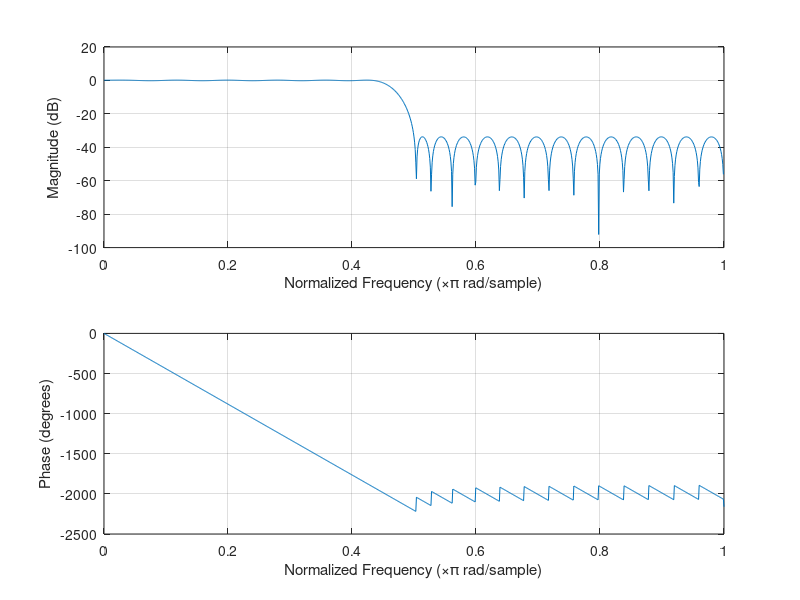

Reproduce this figure in MATLAB. (Note: this script raises an error after producing the figure.)
clear all
clc
close all

%%%%%%%%%%%%%%%%%%%%%%%%%%%
% Filter specifications  %%
%%%%%%%%%%%%%%%%%%%%%%%%%%%
    % f_pass = 2*3500/16000;
    % f_stop = 2*4000/16000;
    % F = [0,f_pass,f_stop,1];
    % A = [1,1,10^(-50/2),0];

%   Load the filter

load h_filter.mat
figure
freqz(h, 1, 1024);
    
[x, fs, nbits] = wavread('Toms_diner_16.wav');     %Speech audio file

%   Decimation
M = 2;   %  Downsampling factor


% N.B.: You can perform filtering in several modes:

%   Time-domain filtering
y_td = filter(h, 1, x); %   First low pass filtering
y_td = y_td(1:2:end);   %   Second decimation
% xfilt = conv(h,x);


%   Frequency-domain filtering
N_x = length(x);
N_h = length(h);
%   It establishes the closer power of two for FFT transformation
N = 2^ceil(log2(N_x + N_h - 1));

X = fft(x, N);
H = fft(h, N);
y_fd = ifft(X.*H, N); % First low pass filtering in the frequency domain
y_fd = y_fd(1:2:end); % Second decimation

%   Frequency-domain filtering by OLA
M=1000;                      %  Window size 
x=x(1:floor(length(x)/M)*M); %  Reduce the data size to a multiple of the window size
K=length(x)/M;               %  Number of frames (no overlap)        

Hm = fft(h, N);
%y_ola = zeros(K*M + (N - M), 1);
y_ola = zeros(K*M + (N - 1), 1);

for k=0:K-1
    
    xm = x(k*M+1:(k*M)+M);  %windowing (rect, no overlap)
    Xm = fft(xm, N);
    Xf=Xm.*Hm;
    ym = ifft(Xf, N);
    
    y_ola(k*M + 1:k*M + N) = y_ola(k*M + 1:k*M + N) + ym; %OLA
end;

y_ola = y_ola(1:2:end);

%   Compare input and output spectra
Nfft=1024
X_a=fft(x,Nfft);
Y_a=fft(y_td,Nfft);
w= 2*pi*[0:Nfft-1]/Nfft;

figure
subplot(211);
plot(w,20*log10(abs(X_a)));
xlabel('Frequency [rad/sample]');
ylabel('Amplitude[dB]');
title('Spectrum of the original signal');
xlim([0, pi]);
ylim([-70 50]);

subplot(212);
plot(w,20*log10(abs(Y_a)));
xlabel('Frequency [rad/sample]');
ylabel('Amplitude[dB]');
title('Spectrum of the decimated signal');
xlim([0, pi]);
ylim([-70 50]);
